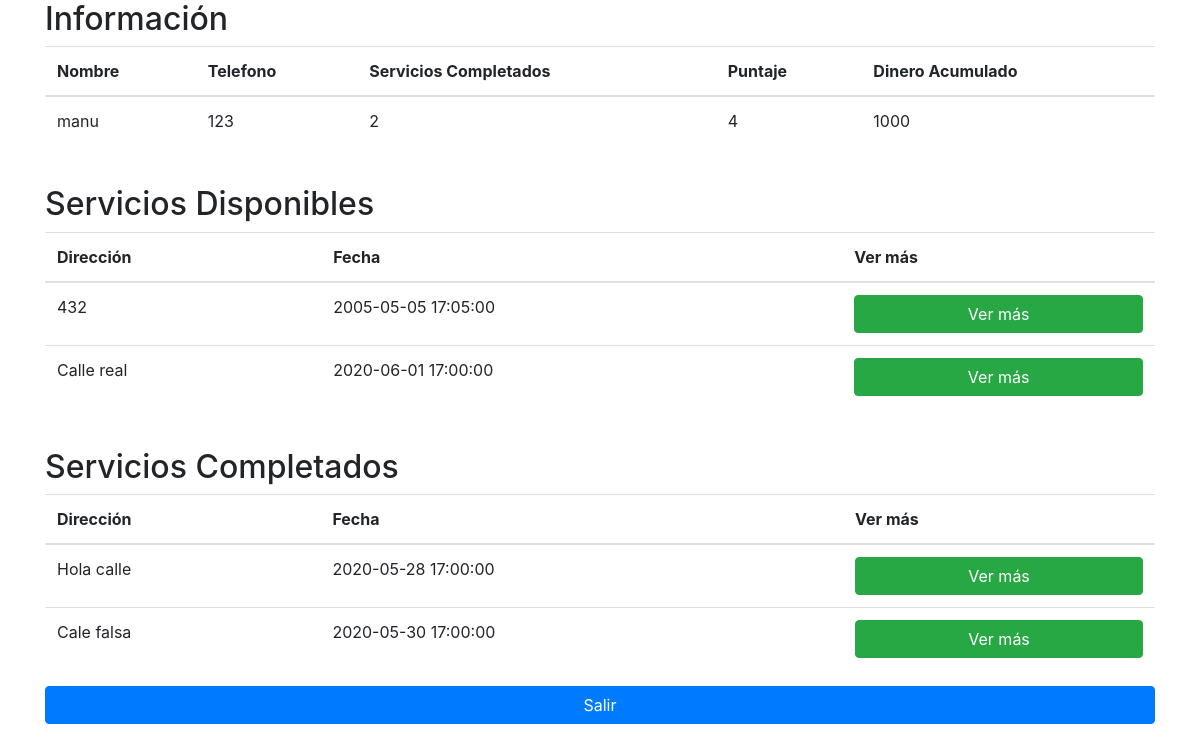
Page /menuCleaner.php (signed in) on the committed database.
### tables this page shows
CREATE TABLE `user` (
  `id` int(11) NOT NULL,
  `mail` varchar(255) NOT NULL,
  `password` varchar(255) NOT NULL,
  `name` varchar(255) NOT NULL,
  `phone` varchar(15) NOT NULL,
  `address` varchar(255) NOT NULL,
  `type` int(11) NOT NULL
);

CREATE TABLE `task` (
  `id` int(11) NOT NULL,
  `idClient` int(11) NOT NULL,
  `name` text NOT NULL,
  `phone` int(11) NOT NULL,
  `address` text NOT NULL,
  `amount` float NOT NULL,
  `time` datetime NOT NULL,
  `idCleaner` int(11) NOT NULL,
  `review` varchar(511) NOT NULL,
  `score` int(11) NOT NULL
);

### menuCleaner.php (the view, shortened to what this page needs)
<?php
    include("config.php");
    $id = $_SESSION['id'];
    $sql = "SELECT * FROM user WHERE id = $id;";
    $result = mysqli_query($db, $sql);
    $row = mysqli_fetch_assoc($result);
    $name = $row['name'];
    $phone = $row['phone'];
    $count = 0;
    $money = 0;
    $score = 0;
    $sql = "SELECT * FROM task WHERE idCleaner = $id;";
    $result = mysqli_query($db, $sql);
    while($row = mysqli_fetch_assoc($result)){
        $count++;
        $money += $row['amount'];
        if ($row['score'] == -1) $score += 10;
        else $score += $row['score'];
    }
    $score /= $count;
?>
<!DOCTYPE html>
<html lang="en">
<head>
    <link rel="stylesheet" href="https://maxcdn.bootstrapcdn.com/bootstrap/4.4.1/css/bootstrap.min.css">
    <link rel="stylesheet" href="alert.css">
</head>
<body>
    <div class="container">
        <h2> Información </h2>
        <table class="table">
            <thead>
                <tr>
                    <th>Nombre</th>
                    <th>Telefono</th>
                    <th>Servicios Completados</th>
                    <th>Puntaje</th>
                    <th>Dinero Acumulado</th>
                </tr>
                <tbody>
                    <td><?php echo $name;?></td>
                    <td><?php echo $phone;?></td>
                    <td><?php echo $count;?></td>
                    <td><?php echo $score;?></td>
                    <td><?php echo $money;?></td>
                </tbody>
            </thead>
        </table>
        <br>
        <h2> Servicios Disponibles </h2>
        <table class="table">
            <thead>
                <tr>
                    <th>Dirección</th>
                    <th>Fecha</th>
                    <th>Ver más</th>
                </tr>
            </thead>
            <tbody>
                <?php
                $sql = "SELECT * FROM task WHERE idCleaner = -1;";
                $result = mysqli_query($db, $sql);
                while($row = mysqli_fetch_assoc($result)) {
                    echo
                        '<tr>'.
                            '<td>'.$row["address"].'</td>'.
                            '<td>'.$row["time"].'</td>'.
                            '<td>'.
                                '<form  action = "select.php" method="POST">'.
                                    '<input type="hidden" id="idTask" name="idTask" value="'.$row['id'].'">'.
                                    '<button type="submit" class="btn btn-success col">  Ver más  </button>'.
                                '</form>'.
                            '</td>'.
                        '</tr>';
                }
                ?>
            </tbody>
        </table>
        <br>
        <h2> Servicios Completados </h2>
        <table class="table">
            <thead>
                <tr>
                    <th>Dirección</th>
                    <th>Fecha</th>
                    <th>Ver más</th>
                </tr>
            </thead>
            <tbody>
                <?php
                $id = $_SESSION['id'];
                $sql = "SELECT * FROM task WHERE idCleaner = $id;";
                $result = mysqli_query($db, $sql);
                while($row = mysqli_fetch_assoc($result)) {
                    echo
                        '<tr>'.
                            '<td>'.$row["address"].'</td>'.
                            '<td>'.$row["time"].'</td>'.
                            '<td>'.
                                '<form  action = "viewTask.php" method="POST">'.
                                    '<input type="hidden" id="idTask" name="idTask" value="'.$row['id'].'">'.
                                    '<button type="submit" class="btn btn-success col">  Ver más  </button>'.
                                '</form>'.
                            '</td>'.
                        '</tr>';
                }
                ?>
            </tbody>
        </table>
        <div>
            <form  action = "login.php" method="POST">
                <button type="submit" class="btn btn-primary col">Salir</button>
            </form>
        </div>
    </div>
</body>
</html>

### rows in the picture
user: name "manu", phone "123"
task: address "432", time "2005-05-05 17:05:00"
task: address "Calle real", time "2020-06-01 17:00:00"
task: address "Hola calle", time "2020-05-28 17:00:00"
task: address "Cale falsa", time "2020-05-30 17:00:00"

### other values in the picture
$count "2"
$score "4"
$money "1000"
